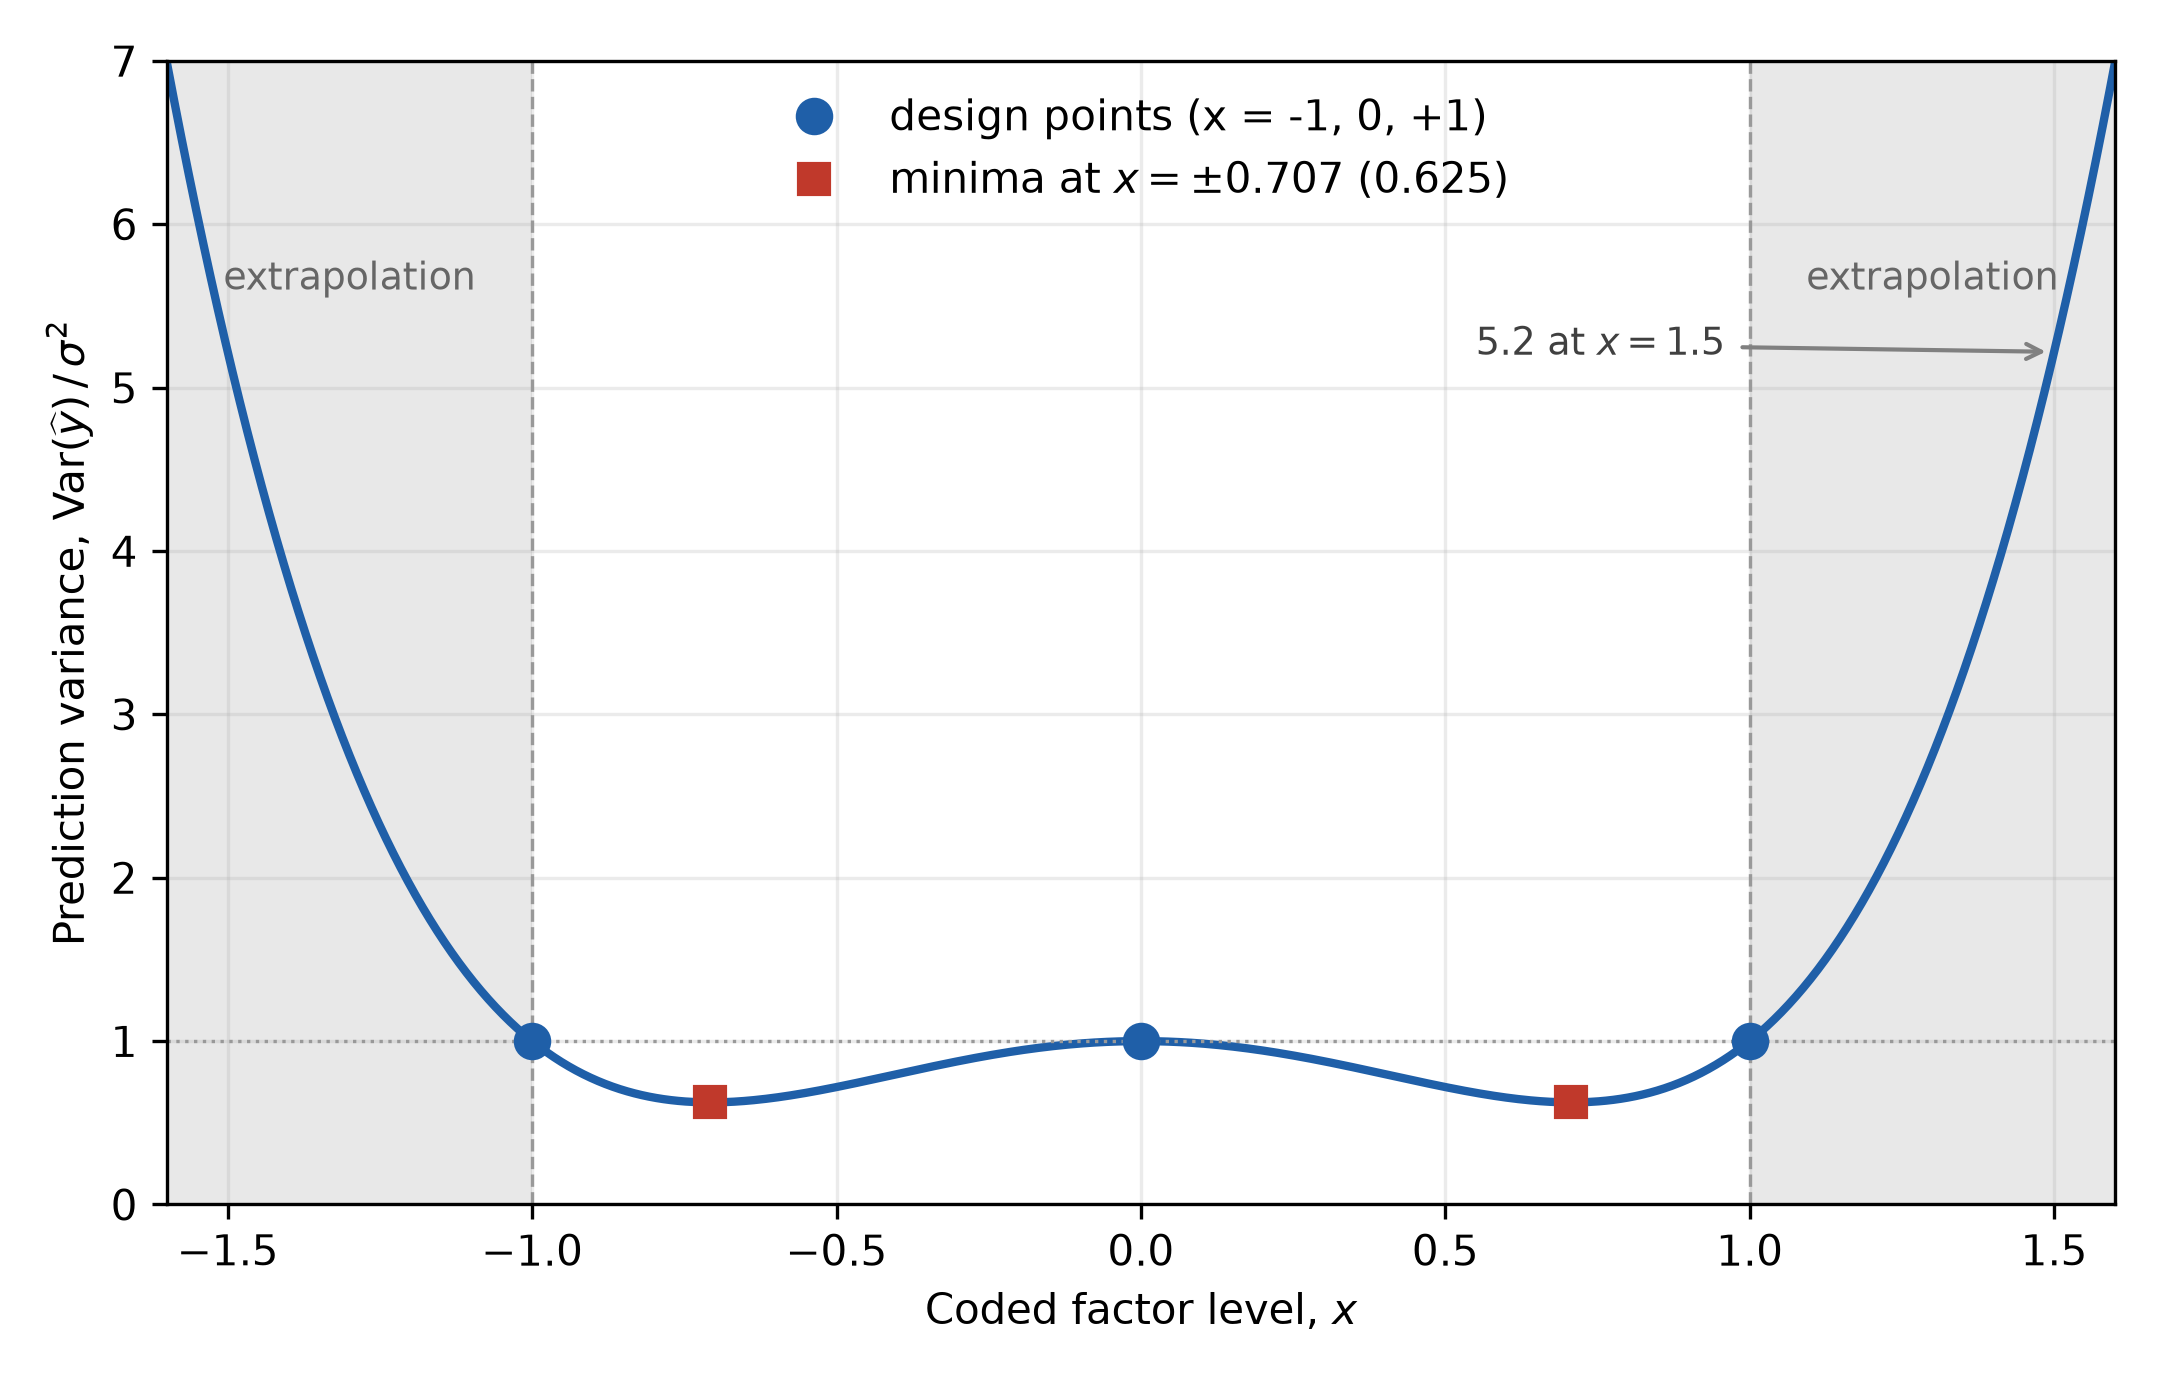

The script that saved this image:
"""Prediction variance of the three-run quadratic design, and the cost of extrapolation.

Illustrates Var(yhat(x))/sigma^2 = 1 - 1.5 x^2 + 1.5 x^4 for the saturated single-factor
quadratic design run at x = -1, 0, +1. The curve equals 1 at the three design points,
dips to 0.625 between them, and climbs steeply once x leaves [-1, 1]. Reproducible; run
from this directory: it writes prediction-variance-extrapolation.png alongside the script.
"""
import numpy as np
import matplotlib.pyplot as plt


def pred_var(x):
    return 1.0 - 1.5 * x ** 2 + 1.5 * x ** 4


x = np.linspace(-1.6, 1.6, 801)
fig, ax = plt.subplots(figsize=(7.2, 4.6))

# Shade the extrapolation region (|x| > 1).
ax.axvspan(1.0, 1.6, color="0.85", alpha=0.6, lw=0)
ax.axvspan(-1.6, -1.0, color="0.85", alpha=0.6, lw=0)
ax.text(1.3, 5.6, "extrapolation", color="0.4", fontsize=9, ha="center")
ax.text(-1.3, 5.6, "extrapolation", color="0.4", fontsize=9, ha="center")

ax.plot(x, pred_var(x), color="#1f5fa8", lw=2.0)

# Design points: prediction variance equals sigma^2 there.
xd = np.array([-1.0, 0.0, 1.0])
ax.plot(xd, pred_var(xd), "o", color="#1f5fa8", ms=8, zorder=5,
        label="design points (x = -1, 0, +1)")
ax.axhline(1.0, color="0.6", lw=0.8, ls=":")

# Interior minima.
xm = np.array([-np.sqrt(0.5), np.sqrt(0.5)])
ax.plot(xm, pred_var(xm), "s", color="#c0392b", ms=7, zorder=5,
        label=r"minima at $x=\pm0.707$ (0.625)")

# Boundary of the design region.
for xb in (-1.0, 1.0):
    ax.axvline(xb, color="0.6", lw=0.8, ls="--")

# Annotate the steep climb just outside the region.
ax.annotate(r"5.2 at $x=1.5$", xy=(1.5, pred_var(1.5)), xytext=(0.55, 5.2),
            fontsize=9, color="0.25",
            arrowprops=dict(arrowstyle="->", color="0.5", lw=1.0))

ax.set_xlabel("Coded factor level, $x$")
ax.set_ylabel(r"Prediction variance, $\mathrm{Var}(\widehat{y})\,/\,\sigma^2$")
ax.set_xlim(-1.6, 1.6)
ax.set_ylim(0, 7)
ax.legend(frameon=False, loc="upper center")
ax.grid(alpha=0.25)
fig.tight_layout()
fig.savefig("prediction-variance-extrapolation.png", dpi=300, facecolor="w", edgecolor="w",
            orientation="portrait", format=None, transparent=True)
print("saved figure")
